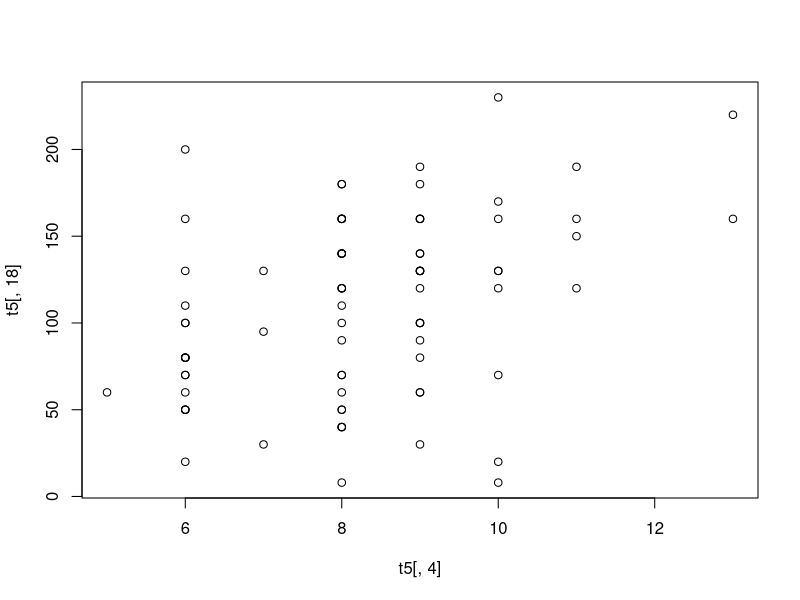

R code for this plot:
setwd("D:/Users/Janos/Lech/tamarix/Lech/Aufnahmeboegen")

list.files()

t5 <- read.csv("T5.csv")

head(t5)


plot(t5[, 4], t5[, 18])

## Im done ##
# home now #